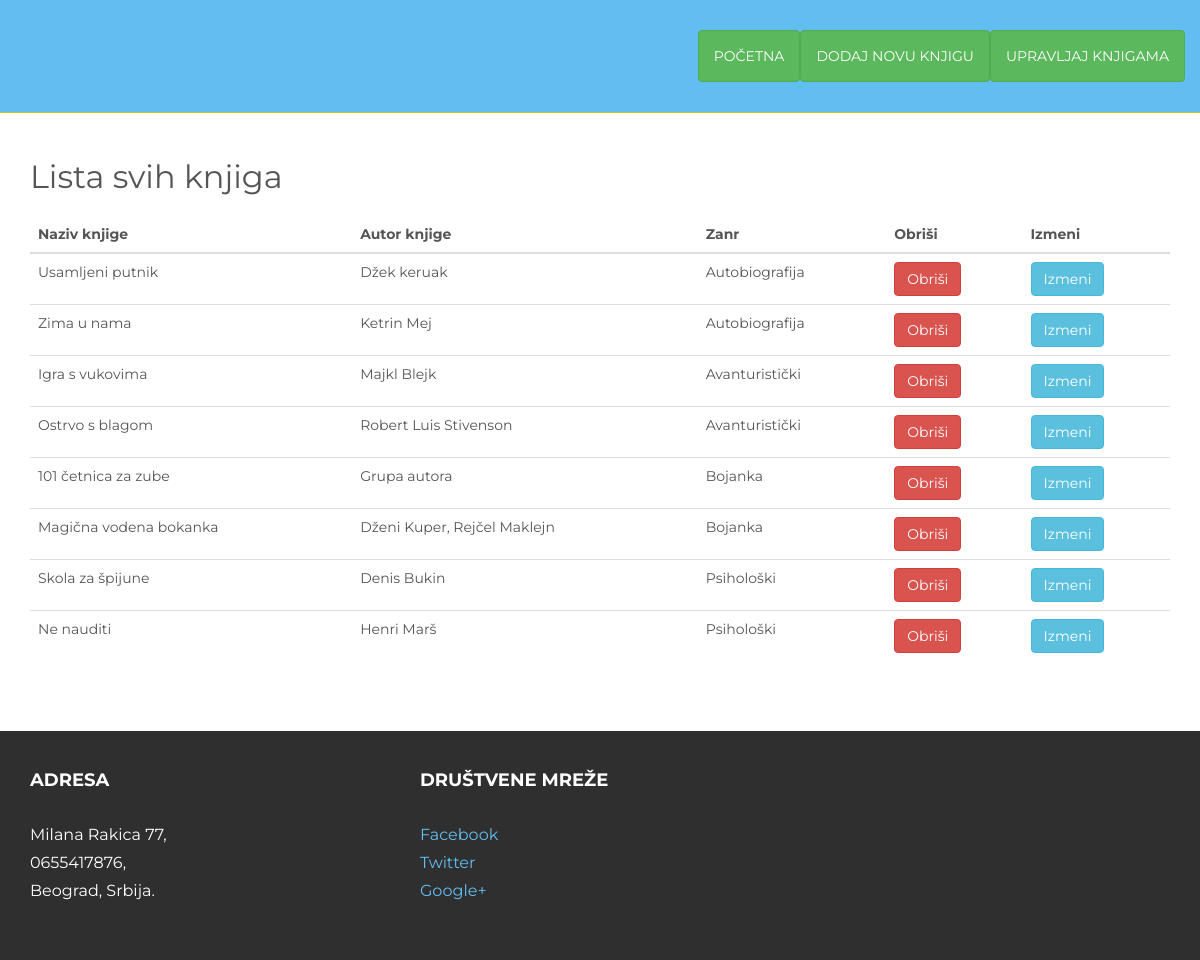
Page /UpravljajKnjigama.php on the committed database.
### tables this page shows
CREATE TABLE `knjiga` (
  `IdKnjige` int(11) NOT NULL,
  `NazivKnjige` varchar(50) NOT NULL,
  `Autor` varchar(50) NOT NULL,
  `Zanr` int(11) NOT NULL
);

CREATE TABLE `zanrknjige` (
  `ZanrId` int(11) NOT NULL,
  `NazivZanra` varchar(50) NOT NULL
);

### KnjigeClass.php (called while the page is built, shortened)
<?php
class Knjiga{
  function __construct($IdKnjige,$NazivKnjige,$Autor,$Zanr) {
        $this->IdKnjige = $IdKnjige;
        $this->NazivKnjige = $NazivKnjige;
        $this->Autor = $Autor;
        $this->Zanr = $Zanr;
    }
}

### ZanrClass.php (called while the page is built, shortened)
<?php
class Zanr{
  function __construct($ZanrId,$NazivZanra) {
        $this->NazivZanra = $NazivZanra;
    }
}

### UpravljajKnjigama.php (the view, shortened to what this page needs)
 <?php
include 'konekcija.php';
include 'KnjigeClass.php';
include 'ZanrClass.php';
?>
<!DOCTYPE html>
<html lang="en">
<head>
  <link href="css/bootstrap.css" rel="stylesheet">
  <link href="css/main.css" rel="stylesheet">
</head>
<body>
  <div class="navbar navbar-inverse navbar-static-top">
    <div class="container">
      <div class="navbar-collapse collapse">
        <ul class="nav navbar-nav navbar-right">
          <li><a id="btn-Pocetna" href="index.php" type="button" class="btn btn-success btn-block">Početna</a></li>
          <li><a id="btn-Dodaj" type="button" class="btn btn-success btn-block" data-toggle="modal" data-target="#my">Dodaj novu knjigu</a></li>
          <li><a id="btn-Upravljaj" href="UpravljajKnjigama.php" type="button" class="btn btn-success btn-block">Upravljaj knjigama</a></li>
        </ul>
      </div>
    </div>
  </div>
  <div class="container pt">
    <?php
    $niz = [];
    $rez = $conn->query("select * from knjiga k join zanrknjige z on k.Zanr=z.ZanrId");
    while ($red = $rez->fetch_assoc()) {
      $Zanr = new Zanr($red['ZanrId'], $red['NazivZanra']);
      $knjiga = new Knjiga($red['IdKnjige'], $red['NazivKnjige'], $red['Autor'], $Zanr);
      array_push($niz, $knjiga);
    }
    ?>
    <p id="p">Lista svih knjiga</p>
    <table class="table table-hover">
      <thead>
        <tr>
          <th>Naziv knjige</th>
          <th>Autor knjige</th>
          <th>Zanr</th>
          <th>Obriši</th>
          <th>Izmeni</th>
        </tr>
      </thead>
      <tbody>
        <?php
        foreach ($niz as $vrednost) {
        ?>
          <tr>
            <td data-target="naziv"><?php echo $vrednost->NazivKnjige ?> </td>
            <td data-target="autor"><?php echo $vrednost->Autor ?> </td>
            <td data-target="zanr"><?php echo $vrednost->Zanr->NazivZanra ?></td>
            <td><button id="btnObrisi" name="btnObrisi" class="btn btn-danger" data-id1="<?php echo $vrednost->IdKnjige ?>">Obriši</a></td>
            <td><button class="btn btn-info" data-toggle="modal" data-target="#my" data-id2="<?php echo $vrednost->IdKnjige ?>">Izmeni</a></td>
          </tr>
        <?php
        }
        ?>
      </tbody>
    </table>
  </div>
  <div id="footer">
    <div class="container">
      <div class="row">
        <div class="col-lg-4">
          <h4>Adresa</h4>
          <p>
            Milana Rakica 77,<br />
            0655417876, <br />
            Beograd, Srbija.
          </p>
        </div>
        <div class="col-lg-4">
          <h4>Društvene mreže</h4>
          <p>
            <a href="https://www.facebook.com/fon.bg.ac.rs">Facebook</a><br />
            <a href="https://twitter.com/fonbg">Twitter</a><br />
            <a href="http://plus.google.com/106390371419524147048/posts">Google+</a>
          </p>
        </div>
      </div>
    </div>
</body>
</html>

### css/main.css (style rules this page uses)
body { background-color: #ffffff; font-family: 'Montserrat', sans-serif; font-weight: 400; font-size: 14px; color: #555; -webkit-font-smoothing: antialiased; -webkit-overflow-scrolling: touch; }
h1, h2, h3, h4, h5, h6 { font-family: 'Montserrat', sans-serif; font-weight: 700; color: black; }
p { line-height: 28px; margin-bottom: 25px; font-size: 16px; }
a { color: #62bef0; word-wrap: break-word; -webkit-transition: color 0.1s ease-in, background 0.1s ease-in; -moz-transition: color 0.1s ease-in, background 0.1s ease-in; -ms-transition: color 0.1s ease-in, background 0.1s ease-in; -o-transition: color 0.1s ease-in, background 0.1s ease-in; transition: color 0.1s ease-in, background 0.1s ease-in; }
a:before, a:after { -webkit-transition: color 0.1s ease-in, background 0.1s ease-in; -moz-transition: color 0.1s ease-in, background 0.1s ease-in; -ms-transition: color 0.1s ease-in, background 0.1s ease-in; -o-transition: color 0.1s ease-in, background 0.1s ease-in; transition: color 0.1s ease-in, background 0.1s ease-in; }
.navbar { text-transform: uppercase; margin-bottom: 0px; }
.navbar-inverse { padding-bottom: 30px; padding-top: 30px; }
.navbar-inverse { background-color: #62bef0; border-color: #c7ca23; }
.navbar-inverse .navbar-nav > li > a { color: white; }
.pt { padding-top: 50px; padding-bottom: 50px; }
#footer { background-color: #2f2f2f; padding-top: 30px; padding-bottom: 30px; }
#footer p { color: white; }
#footer h4 { color: white; text-transform: uppercase; padding-bottom: 20px; }
.row { height: 50px; }
#p { font-size: xx-large; }

### rows in the picture
knjiga: NazivKnjige "Usamljeni putnik", Autor "Džek keruak", zanrknjige.NazivZanra "Autobiografija"
knjiga: NazivKnjige "Zima u nama", Autor "Ketrin Mej", zanrknjige.NazivZanra "Autobiografija"
knjiga: NazivKnjige "Igra s vukovima", Autor "Majkl Blejk", zanrknjige.NazivZanra "Avanturistički"
knjiga: NazivKnjige "Ostrvo s blagom", Autor "Robert Luis Stivenson", zanrknjige.NazivZanra "Avanturistički"
knjiga: NazivKnjige "101 četnica za zube", Autor "Grupa autora", zanrknjige.NazivZanra "Bojanka"
knjiga: NazivKnjige "Magična vodena bokanka", Autor "Dženi Kuper, Rejčel Maklejn", zanrknjige.NazivZanra "Bojanka"
knjiga: NazivKnjige "Skola za špijune", Autor "Denis Bukin", zanrknjige.NazivZanra "Psihološki"
knjiga: NazivKnjige "Ne nauditi", Autor "Henri Marš", zanrknjige.NazivZanra "Psihološki"
